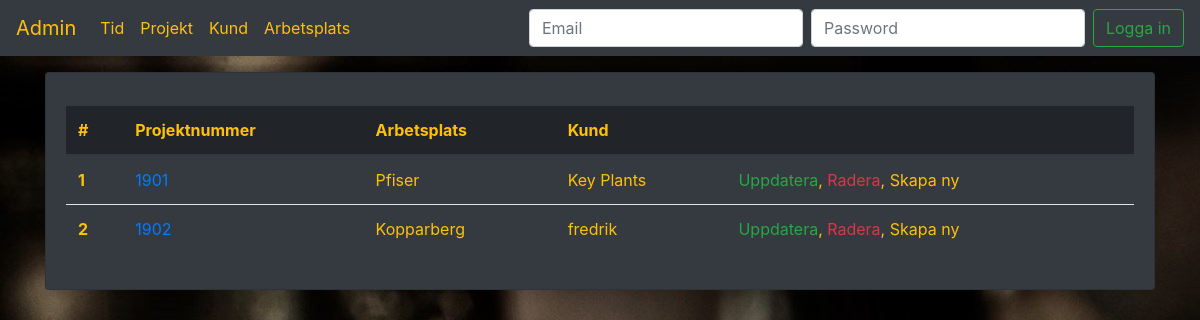
Before: /projekt/list/ with the older database file.
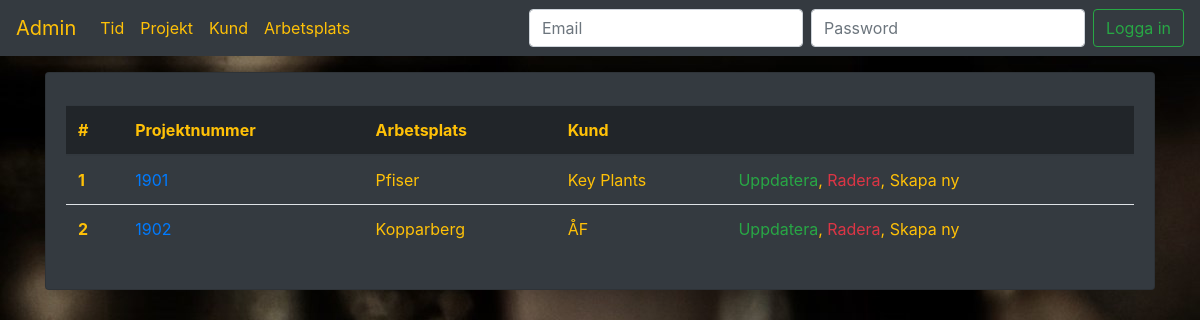
After: the same page with the newer database file.
### tid_rapport/models.py (models this page shows, shortened)
class Projekt(models.Model):
    projektnr = models.IntegerField(default=1900)
    arbetsplats = models.ForeignKey("Arbetsplats", on_delete=models.CASCADE, null=True)
    kund = models.ForeignKey("Kund", on_delete=models.CASCADE, null=True)
    def get_absolute_url(self):
        return reverse("tid_rapport:projekt_detail", kwargs={"pk": self.pk})

class Arbetsplats(models.Model):
    arbetsplats_namn = models.CharField(max_length=100)
    arbetsplats_kontakt_person = models.CharField(max_length=100, blank=True)
    arbetsplats_telefonnr = models.CharField(max_length=100, blank=True)
    def __str__(self):
        return str(self.arbetsplats_namn)

class Kund(models.Model):
    kund_namn = models.CharField(max_length=100)
    kund_kontakt_person = models.CharField(max_length=100, blank=True)
    kund_telefonnr = models.CharField(max_length=100, blank=True)
    def __str__(self):
        return str(self.kund_namn)

### tid_rapport/views.py (the view)
# urls.py: path("projekt/list/", ProjektList.as_view(), name="projekt_list"),
class ProjektList(ListView):
    template_name = "projekt/projekt_list.html"
    model = Projekt
    context_object_name = "projekt"

### tid_rapport/templates/projekt/projekt_list.html (shortened to what this page needs)
{% extends 'base.html' %}
    {% block body_block %}
        <table class="table table-hover">
            <thead class="thead-dark">
                <tr>
                    <th class="text-warning" scope="col">#</th>
                    <th class="text-warning" scope="col">Projektnummer</th>
                    <th class="text-warning" scope="col">Arbetsplats</th>
                    <th class="text-warning" scope="col">Kund</th>
                    <th class="text-warning" scope="col"></th>
                </tr>
            </thead>
            <tbody>
                {% for projekt in projekt %}
                    <tr>
                        <th scope="col">{{ forloop.counter }}</th>
                        <td><a href="{{ projekt.get_absolute_url }}">{{ projekt.projektnr }}</a></td>
                        <td>{{ projekt.arbetsplats }}</td>
                        <td>{{ projekt.kund }}</td>
                        <td><a class="text-success" href="{{ projekt.get_absolute_url }}update/">Uppdatera</a>,
                            <a class="text-danger" href="{{ projekt.get_absolute_url }}delete/">Radera</a>,
                            <a class="text-warning" href="{% url 'tid_rapport:projekt_create' %}">Skapa ny</a>
                        </td>
                    </tr>
                {% endfor %}
            </tbody>
        </table>
    {% endblock %}

Changed rows visible on the page:
removed Projekt: projektnr "1902", arbetsplats "Kopparberg", kund "fredrik"
added Projekt: projektnr "1902", arbetsplats "Kopparberg", kund "ÅF"
